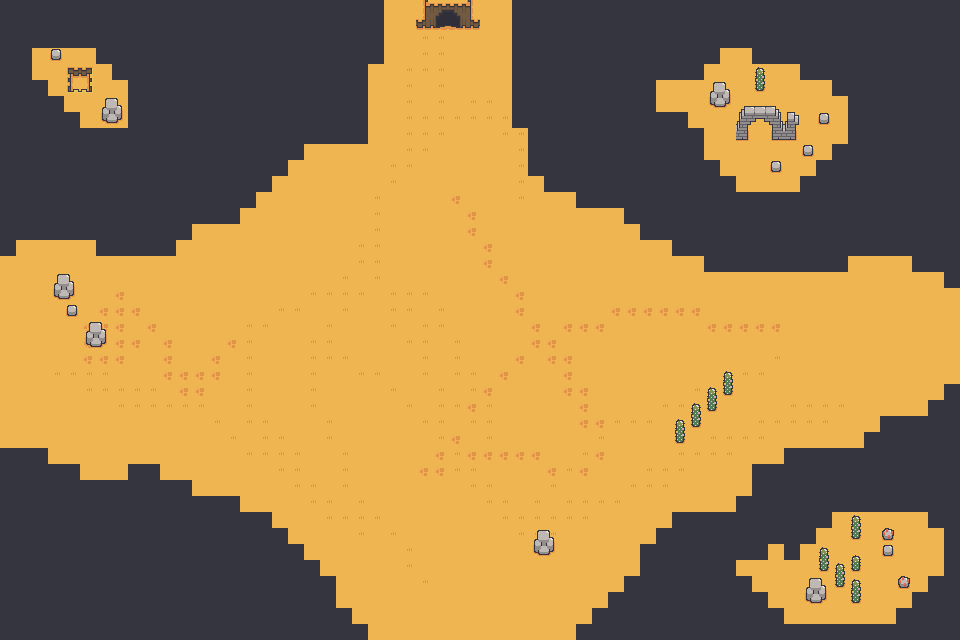

The image is a tile-based game level rendered from a .tmx file. Its description and source (layers, tilesets, objects; grid data summarised) follow:
An orthogonal 60x40 tile map with 16x16 px tiles, 3 tile layers (Background, FirstLayer, SecondLayer), 3 tilesets and 75 objects.

<map version="1.10" tiledversion="git" orientation="orthogonal" renderorder="right-down" width="60" height="40" tilewidth="16" tileheight="16" infinite="0" nextlayerid="6" nextobjectid="84">
 <tileset firstgid="1" source="DesertPng.tsx" />
 <tileset firstgid="199" source="desert_ [fencesAndWalls].tsx" />
 <tileset firstgid="379" source="DesertRessource.tsx" />
 <layer id="1" name="Background" width="60" height="40">
  <data>[2400 cells, 2400 non-empty, 1 distinct tile ids]</data>
 </layer>
 <layer id="2" name="FirstLayer" width="60" height="40">
  <data>[2400 cells, 1382 non-empty, 8 distinct tile ids]</data>
 </layer>
 <layer id="3" name="SecondLayer" width="60" height="40">
  <data>[2400 cells, 73 non-empty, 30 distinct tile ids]</data>
 </layer>
 <objectgroup id="4" name="Collision">
  <object id="1" x="512.667" y="0.666667" width="16.6667" height="127">
   <properties>
    <property name="blocked" type="bool" value="true" />
   </properties>
  </object>
  <object id="2" x="528.667" y="128.333" width="15.6667" height="47">
   <properties>
    <property name="blocked" type="bool" value="true" />
   </properties>
  </object>
  <object id="3" x="544.667" y="176" width="30.6667" height="15.6667">
   <properties>
    <property name="blocked" type="bool" value="true" />
   </properties>
  </object>
  <object id="4" x="576.333" y="193.333" width="47.3333" height="14.3333">
   <properties>
    <property name="blocked" type="bool" value="true" />
   </properties>
  </object>
  <object id="5" x="623.667" y="208.333" width="15.6667" height="15.6667">
   <properties>
    <property name="blocked" type="bool" value="true" />
   </properties>
  </object>
  <object id="6" x="640.333" y="224" width="32" height="16">
   <properties>
    <property name="blocked" type="bool" value="true" />
   </properties>
  </object>
  <object id="7" x="672" y="241" width="32.6667" height="15">
   <properties>
    <property name="blocked" type="bool" value="true" />
   </properties>
  </object>
  <object id="8" x="703.333" y="257.667" width="144.667" height="13.6667">
   <properties>
    <property name="blocked" type="bool" value="true" />
   </properties>
  </object>
  <object id="9" x="848.667" y="241.333" width="62.3333" height="14.3333">
   <properties>
    <property name="blocked" type="bool" value="true" />
   </properties>
  </object>
  <object id="10" x="912.333" y="256" width="31.6667" height="16">
   <properties>
    <property name="blocked" type="bool" value="true" />
   </properties>
  </object>
  <object id="11" x="944" y="273" width="15.6667" height="15">
   <properties>
    <property name="blocked" type="bool" value="true" />
   </properties>
  </object>
  <object id="12" x="944" y="384.667" width="15.6667" height="15.6667">
   <properties>
    <property name="blocked" type="bool" value="true" />
   </properties>
  </object>
  <object id="13" x="927.667" y="400.667" width="17" height="14.6667">
   <properties>
    <property name="blocked" type="bool" value="true" />
   </properties>
  </object>
  <object id="14" x="880.333" y="416.333" width="47.6667" height="8">
   <properties>
    <property name="blocked" type="bool" value="true" />
   </properties>
  </object>
  <object id="15" x="864" y="432.667" width="16.6667" height="16">
   <properties>
    <property name="blocked" type="bool" value="true" />
   </properties>
  </object>
  <object id="16" x="879.667" y="424.333" width="10.3333" height="7">
   <properties>
    <property name="blocked" type="bool" value="true" />
   </properties>
  </object>
  <object id="18" x="784" y="448.333" width="80" height="16">
   <properties>
    <property name="blocked" type="bool" value="true" />
   </properties>
  </object>
  <object id="19" x="751.667" y="464.333" width="33.3333" height="32.3333">
   <properties>
    <property name="blocked" type="bool" value="true" />
   </properties>
  </object>
  <object id="20" x="736" y="496.333" width="17.3333" height="16.3333">
   <properties>
    <property name="blocked" type="bool" value="true" />
   </properties>
  </object>
  <object id="21" x="672.667" y="512.333" width="63.3333" height="15.3333">
   <properties>
    <property name="blocked" type="bool" value="true" />
   </properties>
  </object>
  <object id="22" x="656.667" y="528.667" width="16.6667" height="16">
   <properties>
    <property name="blocked" type="bool" value="true" />
   </properties>
  </object>
  <object id="23" x="640" y="544.667" width="16" height="31.6667">
   <properties>
    <property name="blocked" type="bool" value="true" />
   </properties>
  </object>
  <object id="24" x="623.333" y="576" width="18" height="16">
   <properties>
    <property name="blocked" type="bool" value="true" />
   </properties>
  </object>
  <object id="25" x="608.333" y="592.333" width="15.6667" height="15.3333">
   <properties>
    <property name="blocked" type="bool" value="true" />
   </properties>
  </object>
  <object id="26" x="592.333" y="608.667" width="15.3333" height="16">
   <properties>
    <property name="blocked" type="bool" value="true" />
   </properties>
  </object>
  <object id="27" x="576.333" y="624.667" width="16" height="15.3333">
   <properties>
    <property name="blocked" type="bool" value="true" />
   </properties>
  </object>
  <object id="28" x="352.333" y="624.667" width="16" height="14.6667">
   <properties>
    <property name="blocked" type="bool" value="true" />
   </properties>
  </object>
  <object id="29" x="336" y="609.333" width="15.6667" height="12.6667">
   <properties>
    <property name="blocked" type="bool" value="true" />
   </properties>
  </object>
  <object id="30" x="320" y="577" width="15.6667" height="30">
   <properties>
    <property name="blocked" type="bool" value="true" />
   </properties>
  </object>
  <object id="31" x="304" y="561" width="16.3333" height="15">
   <properties>
    <property name="blocked" type="bool" value="true" />
   </properties>
  </object>
  <object id="32" x="287" y="544.333" width="17" height="16.3333">
   <properties>
    <property name="blocked" type="bool" value="true" />
   </properties>
  </object>
  <object id="33" x="271.333" y="528.333" width="16.3333" height="16">
   <properties>
    <property name="blocked" type="bool" value="true" />
   </properties>
  </object>
  <object id="34" x="239.667" y="513" width="32.3333" height="15.3333">
   <properties>
    <property name="blocked" type="bool" value="true" />
   </properties>
  </object>
  <object id="35" x="189.333" y="496" width="50.6667" height="16.6667">
   <properties>
    <property name="blocked" type="bool" value="true" />
   </properties>
  </object>
  <object id="36" x="80" y="480.667" width="112" height="14.3333">
   <properties>
    <property name="blocked" type="bool" value="true" />
   </properties>
  </object>
  <object id="37" x="128.333" y="464.667" width="31.6667" height="15.6667">
   <properties>
    <property name="blocked" type="bool" value="true" />
   </properties>
  </object>
  <object id="38" x="47.6667" y="463.667" width="32.3333" height="16.6667">
   <properties>
    <property name="blocked" type="bool" value="true" />
   </properties>
  </object>
  <object id="39" x="0" y="448.333" width="49" height="15.6667">
   <properties>
    <property name="blocked" type="bool" value="true" />
   </properties>
  </object>
  <object id="40" x="-0.333333" y="240.333" width="15.6667" height="15.6667">
   <properties>
    <property name="blocked" type="bool" value="true" />
   </properties>
  </object>
  <object id="41" x="15.6667" y="224.333" width="80.3333" height="15.6667">
   <properties>
    <property name="blocked" type="bool" value="true" />
   </properties>
  </object>
  </objectgroup>
 <objectgroup id="5" name="Door">
  <!-- 1 objects omitted --></objectgroup>
</map>
<!-- 35 of 75 objects omitted -->
